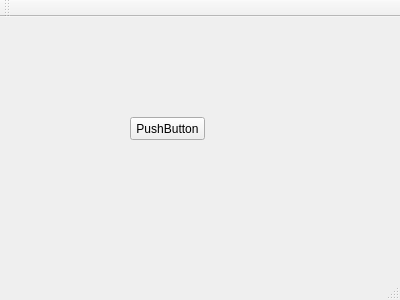
<?xml version="1.0" encoding="UTF-8"?>
<ui version="4.0">
 <class>MainWindow</class>
 <widget class="QMainWindow" name="MainWindow">
  <property name="geometry">
   <rect>
    <x>0</x>
    <y>0</y>
    <width>400</width>
    <height>300</height>
   </rect>
  </property>
  <property name="windowTitle">
   <string>MainWindow</string>
  </property>
  <widget class="QWidget" name="centralWidget">
   <widget class="QPushButton" name="pushButton">
    <property name="geometry">
     <rect>
      <x>130</x>
      <y>100</y>
      <width>75</width>
      <height>23</height>
     </rect>
    </property>
    <property name="text">
     <string>PushButton</string>
    </property>
   </widget>
  </widget>
  <widget class="QMenuBar" name="menuBar">
   <property name="geometry">
    <rect>
     <x>0</x>
     <y>0</y>
     <width>400</width>
     <height>21</height>
    </rect>
   </property>
  </widget>
  <widget class="QToolBar" name="mainToolBar">
   <attribute name="toolBarArea">
    <enum>TopToolBarArea</enum>
   </attribute>
   <attribute name="toolBarBreak">
    <bool>false</bool>
   </attribute>
  </widget>
  <widget class="QStatusBar" name="statusBar"/>
 </widget>
 <layoutdefault spacing="6" margin="11"/>
 <resources/>
 <connections/>
</ui>
